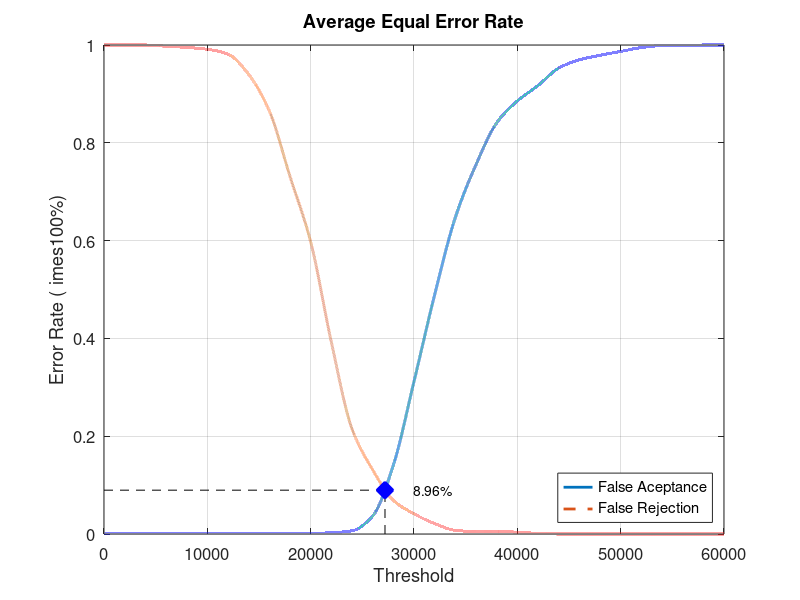
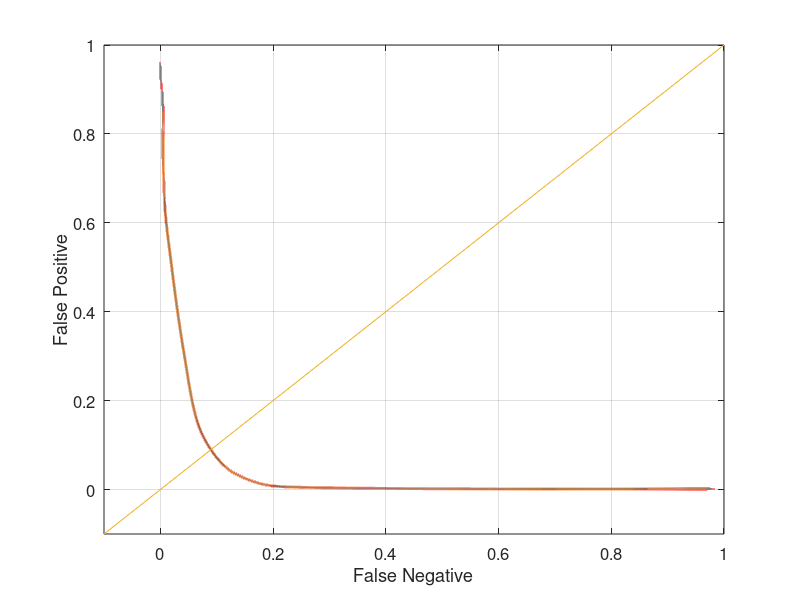

MATLAB code for these plots, in order:
close all;
clear;
clc;
x = 0:2000:60000;
xq = 0:0.5:60000;

y0 = [0 0.00131579 0.00131579 0.00131579 0.00131579 0.00131579 0.00131579 0.00131579 0.00131579 0.00131579 0.00131579 0.00263158 0.00657895 0.0368421 0.140789 0.311842 0.489474 0.647368 0.755263 0.840789 0.885526 0.917105 0.952632 0.969737 0.978947 0.986842 0.994737 0.998684 0.998684 1 1]
yy0 = interp1(x, y0, xq, 'pchip');
y1 = [1 1 1 0.9975 0.995 0.99125 0.98125 0.94 0.865 0.73125 0.5975 0.3925 0.215 0.13125 0.06875 0.04125 0.02125 0.0075 0.005 0.005 0.00375 0.00125 0 0 0 0 0 0 0 0 0]
yy1 = interp1(x, y1, xq, 'pchip');

% Calculating EER: 
y2 = abs(y0 - y1);
find(y2 == min(y2))
yy2 = abs(yy0 - yy1);
xEER = find(yy2 == min(yy2));
xEERIndex = xq(xEER) % X-axis EER
yEER = yy0(xEER) % Y-axis EER

main = figure
plot(xq, yy0,'-','LineWidth', 2);	hold on
plot(xq, yy1,'--','LineWidth', 2);	hold on
plot([xEERIndex xEERIndex], [0 yEER], 'k--');	hold on
plot([0 xEERIndex], [yEER yEER], 'k--');	hold on
plot(xEERIndex, yEER, 'bx', 'LineWidth', 10);	hold on
text(xEERIndex + 10 * xEERIndex / 100, yEER, [num2str(round((10000 * yEER)) / 100) '%'])
legend('False Aceptance', 'False Rejection', 'Location', 'SouthEast')
xlabel('Threshold')
ylabel('Error Rate (	imes100%)')
title('Average Equal Error Rate')
set(gca, 'FontSize', 12)
axis([0 60000 0 1])
grid on

print(main, 'Experiment4AverageMain', '-dpng');
FNRxFPR = figure('Color', [1 1 1]);
plot(yy1, yy0, '-', yy1, yy0, 'LineWidth', 2);
hold on
y = -0.1:0.1:1
plot(y, y); 
set(gca, 'FontSize', 12)
xlabel('False Negative')
ylabel('False Positive')
axis([-0.1 1 -0.1 1])
set(gca, 'FontSize', 12)
grid on

print(FNRxFPR, 'Experiment4AverageFNRxFPR','-dpng');
